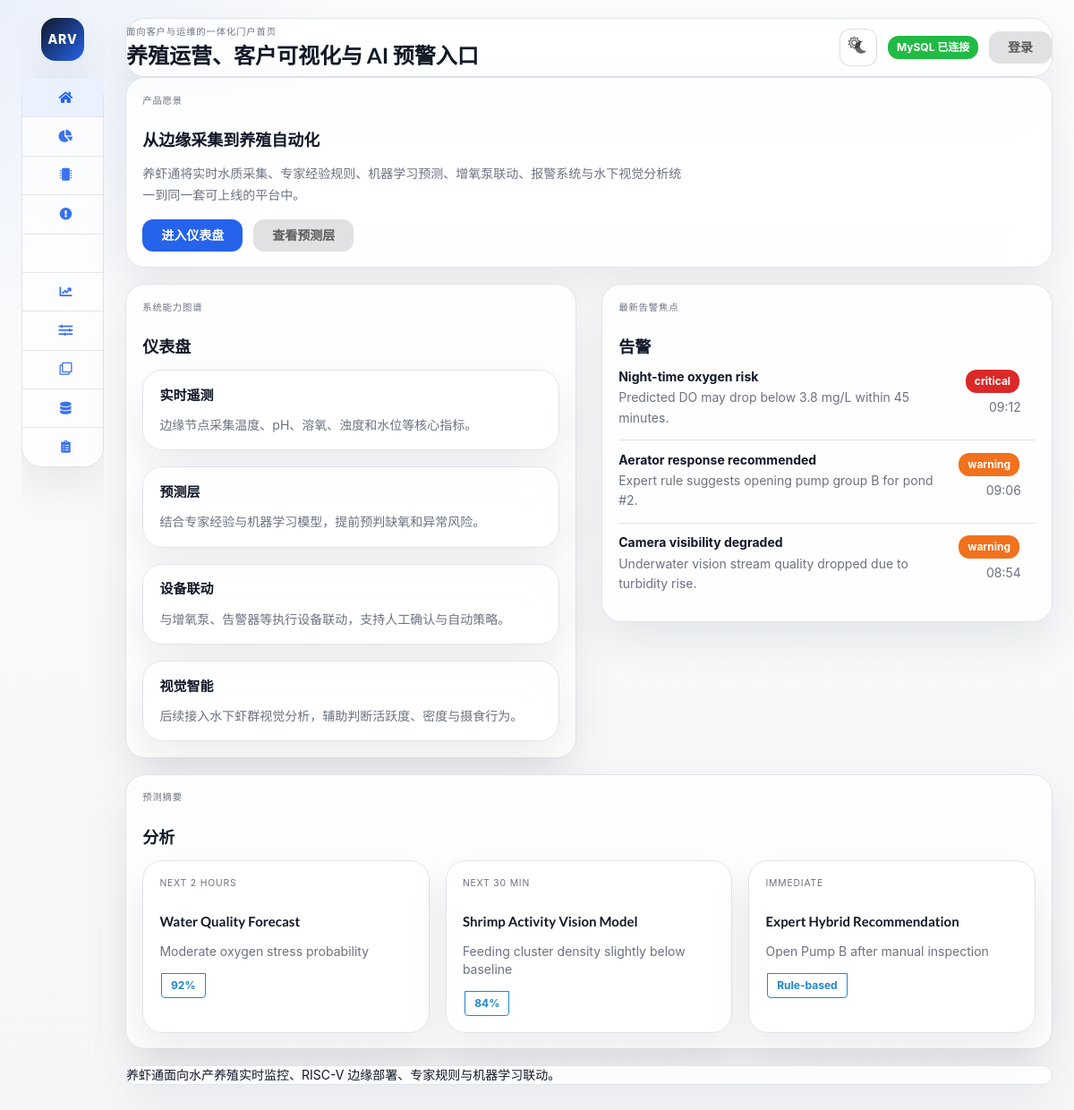
The page / on the database its author committed.
### tables this page shows
CREATE TABLE IF NOT EXISTS alerts (
	id INT AUTO_INCREMENT PRIMARY KEY,
	severity VARCHAR(32) NOT NULL,
	title VARCHAR(120) NOT NULL,
	message TEXT NOT NULL,
	alert_time VARCHAR(16) NOT NULL,
	created_at TIMESTAMP DEFAULT CURRENT_TIMESTAMP
);

CREATE TABLE IF NOT EXISTS predictions (
	id INT AUTO_INCREMENT PRIMARY KEY,
	model_name VARCHAR(120) NOT NULL,
	forecast_window VARCHAR(64) NOT NULL,
	prediction_result VARCHAR(255) NOT NULL,
	confidence VARCHAR(64) NOT NULL,
	created_at TIMESTAMP DEFAULT CURRENT_TIMESTAMP
);

### app/lib/i18n.php (called while the page is built, shortened)
<?php
function current_locale()
{
	return 'zh-CN';
}
function t($key)
{
	$locale = current_locale();
	$catalog = translation_catalog();
	if (isset($catalog[$locale][$key]))
		return $catalog[$locale][$key];
	return $key;
}
function translation_catalog()
{
	return include __DIR__ . '/../translations.php';
}

### app/lib/helpers.php (called while the page is built, shortened)
<?php
function asset_url($path)
{
	return 'assets/' . ltrim($path, '/');
}
function nav_is_active($current_page, $target_page)
{
	return $current_page === $target_page ? 'active' : '';
}
function nav_icon($target_page)
{
	$map = [
		'home' => 'home',
		'dashboard' => 'chart pie',
		'devices' => 'microchip',
		'alerts' => 'warning circle',
		'analytics' => 'project diagram',
		'history' => 'chart line',
		'control' => 'sliders horizontal',
		'cards' => 'clone outline',
		'backup' => 'database',
		'logs' => 'clipboard list',
	];
	return isset($map[$target_page]) ? $map[$target_page] : 'circle';
}
function h($value)
{
	return htmlspecialchars((string) $value, ENT_QUOTES, 'UTF-8');
}
function semantic_label_class($status)
{
	$status = strtolower((string) $status);
	if ($status === 'critical' || $status === 'offline' || $status === 'error')
		return 'red';
	if ($status === 'warning' || $status === 'maintenance')
		return 'orange';
	if ($status === 'healthy' || $status === 'online' || $status === 'normal' || $status === 'queued' || $status === 'sent' || $status === 'success')
		return 'green';
	return 'grey';
}
function current_theme()
{
	return isset($_SESSION['theme']) ? $_SESSION['theme'] : 'day';
}
function body_theme_class()
{
	return current_theme() === 'night' ? 'theme-night' : 'theme-day';
}
function body_theme_name()
{
	return current_theme() === 'night' ? 'dark' : 'light';
}
function current_url_path()
{
	$script = isset($_SERVER['PHP_SELF']) ? basename((string) $_SERVER['PHP_SELF']) : 'index.php';
	return $script;
}
function theme_switch_url($theme)
{
	$query = $_GET;
	$query['theme'] = $theme;
	return current_url_path() . '?' . http_build_query($query);
}
function next_theme()
{
	return current_theme() === 'night' ? 'day' : 'night';
}
function next_theme_url()
{
	return theme_switch_url(next_theme());
}
function url_with_locale($path, array $extra = [])
{
	$params = array_merge(['lang' => current_locale()], $extra);
	return $path . '?' . http_build_query($params);
}

### app/lib/db.php (called while the page is built)
<?php
function get_pdo(array $config)
{
	static $pdo = null;
	if ($pdo !== null) {
		return $pdo;
	}
	$dsns = [];
	if (isset($config['db']['unix_socket']) && $config['db']['unix_socket'] !== '') {
		$dsns[] = sprintf(
			'mysql:unix_socket=%s;dbname=%s;charset=%s',
			$config['db']['unix_socket'],
			$config['db']['database'],
			$config['db']['charset']
		);
	}
	$dsns[] = sprintf(
		'mysql:host=%s;port=%d;dbname=%s;charset=%s',
		$config['db']['host'],
		$config['db']['port'],
		$config['db']['database'],
		$config['db']['charset']
	);
	$pdo = false;
	foreach ($dsns as $dsn) {
		try {
			$pdo = new PDO(
				$dsn,
				$config['db']['username'],
				$config['db']['password'],
				[
					PDO::ATTR_ERRMODE => PDO::ERRMODE_EXCEPTION,
					PDO::ATTR_DEFAULT_FETCH_MODE => PDO::FETCH_ASSOC,
				]
			);
			break;
		} catch (Throwable $exception) {
			$pdo = false;
		}
	}
	return $pdo;
}
function database_is_available(array $config)
{
	return get_pdo($config) !== false;
}

### app/lib/auth.php (called while the page is built, shortened)
<?php
function current_user()
{
	return isset($_SESSION['auth_user']) ? $_SESSION['auth_user'] : null;
}

### app/lib/repositories.php (called while the page is built, shortened)
<?php
function fetch_alerts(array $config)
{
	$pdo = get_pdo($config);
	try {
		$rows = $pdo->query(
			"SELECT severity, title, message, alert_time AS time
			 FROM alerts
			 ORDER BY created_at DESC
			 LIMIT 8"
		)->fetchAll();
	} catch (Throwable $exception) {
		return sample_alerts_data();
	}
	return $rows ?: sample_alerts_data();
}
function fetch_predictions(array $config)
{
	$pdo = get_pdo($config);
	try {
		$rows = $pdo->query(
			"SELECT model_name AS model, forecast_window AS window, prediction_result AS result, confidence
			 FROM predictions
			 ORDER BY created_at DESC
			 LIMIT 6"
		)->fetchAll();
	} catch (Throwable $exception) {
		return sample_predictions_data();
	}
	return $rows ?: sample_predictions_data();
}

### public/index.php (the view, shortened to what this page needs)
<?php
require_once __DIR__ . '/../app/bootstrap.php';
$current_page = 'home';
$page_heading = t('overview_title');
$page_tagline = t('overview_tagline');
$alerts = fetch_alerts($config);
$predictions = fetch_predictions($config);
require __DIR__ . '/partials/header.php';
?>
<div class="portal-stack">
	<section class="ui segment card dashboard">
		<div class="ui stackable two column grid">
			<div class="ten wide column">
				<p class="portal-eyebrow"><?= h(t('production_vision')); ?></p>
				<h3><?= h(t('vision_heading')); ?></h3>
				<p class="dashboard-copy"><?= h(t('vision_body')); ?></p>
				<div class="dashboard-actions">
					<a class="ui primary button" href="<?= h(url_with_locale('dashboard.php')); ?>"><?= h(t('open_dashboard')); ?></a>
					<a class="ui button" href="<?= h(url_with_locale('analytics.php')); ?>"><?= h(t('view_prediction_layer')); ?></a>
				</div>
			</div>
			<div class="six wide column">
			</div>
		</div>
	</section>
	<div class="ui stackable two column grid portal-section">
		<div class="column">
			<section class="ui segment card dashboard">
				<div class="dashboard-header">
					<div>
						<p class="portal-eyebrow"><?= h(t('system_capability_map')); ?></p>
						<h3><?= h(t('nav_dashboard')); ?></h3>
					</div>
				</div>
				<div class="dashboard-card-grid">
					<div class="ui segment card dashboard">
						<h4><?= h(t('telemetry')); ?></h4>
						<p class="portal-muted"><?= h(t('telemetry_desc')); ?></p>
					</div>
					<div class="ui segment card dashboard">
						<h4><?= h(t('prediction')); ?></h4>
						<p class="portal-muted"><?= h(t('prediction_desc')); ?></p>
					</div>
					<div class="ui segment card dashboard">
						<h4><?= h(t('actuation')); ?></h4>
						<p class="portal-muted"><?= h(t('actuation_desc')); ?></p>
					</div>
					<div class="ui segment card dashboard">
						<h4><?= h(t('visual_intelligence')); ?></h4>
						<p class="portal-muted"><?= h(t('visual_desc')); ?></p>
					</div>
				</div>
			</section>
		</div>
		<div class="column">
			<section class="ui segment card dashboard">
				<div class="dashboard-header">
					<div>
						<p class="portal-eyebrow"><?= h(t('latest_alert_focus')); ?></p>
						<h3><?= h(t('nav_alerts')); ?></h3>
					</div>
				</div>
				<div class="ui list portal-info-list">
					<?php foreach ($alerts as $alert): ?>
						<div class="item">
							<div class="portal-info-main">
								<strong><?= h($alert['title']); ?></strong>
								<p><?= h($alert['message']); ?></p>
							</div>
							<div class="portal-info-side">
								<div class="ui <?= h(semantic_label_class($alert['severity'])); ?> label"><?= h($alert['severity']); ?></div>
								<div><?= h($alert['time']); ?></div>
							</div>
						</div>
					<?php endforeach; ?>
				</div>
			</section>
		</div>
	</div>
	<section class="ui segment card dashboard portal-section">
		<div class="dashboard-header">
			<div>
				<p class="portal-eyebrow"><?= h(t('prediction_snapshot')); ?></p>
				<h3><?= h(t('nav_analytics')); ?></h3>
			</div>
		</div>
		<div class="dashboard-card-grid">
			<?php foreach ($predictions as $prediction): ?>
				<div class="ui segment card dashboard">
					<p class="portal-eyebrow"><?= h($prediction['window']); ?></p>
					<h4><?= h($prediction['model']); ?></h4>
					<p class="portal-muted"><?= h($prediction['result']); ?></p>
					<span class="ui blue basic label"><?= h($prediction['confidence']); ?></span>
				</div>
			<?php endforeach; ?>
		</div>
	</section>
</div>
<?php require __DIR__ . '/partials/footer.php'; ?>

### public/partials/header.php (shortened to what this page needs)
<?php
$user = current_user();
?>
<!DOCTYPE html>
<html lang="<?= h(current_locale()); ?>">
<head>
	<link rel="stylesheet" href="https://cdn.jsdelivr.net/npm/semantic-ui@2.5.0/dist/semantic.min.css">
	<link rel="stylesheet" href="<?= h(asset_url('css/styles.css')); ?>">
</head>
<body class="<?= h(body_theme_class()); ?>" data-theme="<?= h(body_theme_name()); ?>">
	<div class="portal-shell">
		<div class="ui grid portal-grid">
			<div class="four wide computer five wide large screen sixteen wide mobile column portal-sidebar-column">
				<aside class="portal-sidebar">
					<div class="brand-block">
						<div class="brand-mark">ARV</div>
					</div>
					<div class="ui vertical fluid menu portal-menu">
						<a class="item <?= h(nav_is_active($current_page, 'home')); ?>" href="<?= h(url_with_locale('index.php')); ?>"><i class="<?= h(nav_icon('home')); ?> icon"></i><span><?= h(t('nav_overview')); ?></span></a>
						<a class="item <?= h(nav_is_active($current_page, 'dashboard')); ?>" href="<?= h(url_with_locale('dashboard.php')); ?>"><i class="<?= h(nav_icon('dashboard')); ?> icon"></i><span><?= h(t('nav_dashboard')); ?></span></a>
						<a class="item <?= h(nav_is_active($current_page, 'devices')); ?>" href="<?= h(url_with_locale('devices.php')); ?>"><i class="<?= h(nav_icon('devices')); ?> icon"></i><span><?= h(t('nav_devices')); ?></span></a>
						<a class="item <?= h(nav_is_active($current_page, 'alerts')); ?>" href="<?= h(url_with_locale('alerts.php')); ?>"><i class="<?= h(nav_icon('alerts')); ?> icon"></i><span><?= h(t('nav_alerts')); ?></span></a>
						<a class="item <?= h(nav_is_active($current_page, 'analytics')); ?>" href="<?= h(url_with_locale('analytics.php')); ?>"><i class="<?= h(nav_icon('analytics')); ?> icon"></i><span><?= h(t('nav_analytics')); ?></span></a>
						<a class="item <?= h(nav_is_active($current_page, 'history')); ?>" href="<?= h(url_with_locale('history.php')); ?>"><i class="<?= h(nav_icon('history')); ?> icon"></i><span><?= h(t('nav_history')); ?></span></a>
						<a class="item <?= h(nav_is_active($current_page, 'control')); ?>" href="<?= h(url_with_locale('control.php')); ?>"><i class="<?= h(nav_icon('control')); ?> icon"></i><span><?= h(t('nav_control')); ?></span></a>
						<a class="item <?= h(nav_is_active($current_page, 'cards')); ?>" href="<?= h(url_with_locale('cards.php')); ?>"><i class="<?= h(nav_icon('cards')); ?> icon"></i><span><?= h(t('nav_cards')); ?></span></a>
						<a class="item <?= h(nav_is_active($current_page, 'backup')); ?>" href="<?= h(url_with_locale('backup.php')); ?>"><i class="<?= h(nav_icon('backup')); ?> icon"></i><span><?= h(t('nav_backup')); ?></span></a>
						<a class="item <?= h(nav_is_active($current_page, 'logs')); ?>" href="<?= h(url_with_locale('logs.php')); ?>"><i class="<?= h(nav_icon('logs')); ?> icon"></i><span><?= h(t('nav_logs')); ?></span></a>
					</div>
				</aside>
			</div>
			<div class="twelve wide computer eleven wide large screen sixteen wide mobile column portal-main-column">
				<main class="portal-main">
					<div class="ui segment card portal-topbar">
						<div class="portal-topbar-row">
							<div class="portal-title-row">
								<div>
									<p class="portal-eyebrow"><?= h($page_tagline); ?></p>
									<h2><?= h($page_heading); ?></h2>
								</div>
							</div>
							<div class="portal-toolbar">
								<a class="ui icon basic button portal-theme-button" href="<?= h(next_theme_url()); ?>" aria-label="<?= h(current_theme() === 'night' ? t('theme_day') : t('theme_night')); ?>">
									<span class="theme-icon-stack" aria-hidden="true">
										<i class="sun outline icon theme-sun"></i>
										<i class="moon icon theme-moon"></i>
									</span>
								</a>
								<span class="ui <?= h(semantic_label_class(database_is_available($config) ? 'success' : 'warning')); ?> label"><?= database_is_available($config) ? h(t('db_connected')) : h(t('sample_mode')); ?></span>
								<?php if ($user !== null): ?>
									<div class="ui compact menu portal-user-menu">
										<div class="item"><?= h($user['display_name']); ?></div>
										<a class="item" href="<?= h(url_with_locale('logout.php')); ?>"><?= h(t('nav_logout')); ?></a>
									</div>
								<?php else: ?>
									<a class="ui button" href="<?= h(url_with_locale('login.php')); ?>"><?= h(t('nav_login')); ?></a>
								<?php endif; ?>
							</div>
						</div>
					</div>

### public/partials/footer.php (shortened to what this page needs)
					<footer class="portal-footer">
						<div class="ui segment card portal-footer-card">
							<p><?= h(t('footer_text')); ?></p>
						</div>
					</footer>
				</main>
			</div>
		</div>
	</div>
</body>
</html>

### rows shown on the page
alerts: title "Night-time oxygen risk", message "Predicted DO may drop below 3.8 mg/L within 45 minutes.", severity "critical", alert_time "09:12"
alerts: title "Aerator response recommended", message "Expert rule suggests opening pump group B for pond #2.", severity "warning", alert_time "09:06"
alerts: title "Camera visibility degraded", message "Underwater vision stream quality dropped due to turbidity rise.", severity "warning", alert_time "08:54"
predictions: forecast_window "NEXT 2 HOURS", model_name "Water Quality Forecast", prediction_result "Moderate oxygen stress probability", confidence "92%"
predictions: forecast_window "NEXT 30 MIN", model_name "Shrimp Activity Vision Model", prediction_result "Feeding cluster density slightly below baseline", confidence "84%"
predictions: forecast_window "IMMEDIATE", model_name "Expert Hybrid Recommendation", prediction_result "Open Pump B after manual inspection", confidence "Rule-based"

### other values the page prints
$page_tagline "面向客户与运维的一体化门户首页"
$page_heading "养殖运营、客户可视化与 AI 预警入口"
t('db_connected') "MySQL 已连接"
t('nav_login') "登录"
t('production_vision') "产品愿景"
t('vision_heading') "从边缘采集到养殖自动化"
t('vision_body') "养虾通将实时水质采集、专家经验规则、机器学习预测、增氧泵联动、报警系统与水下视觉分析统一到同一套可上线的平台中。"
t('open_dashboard') "进入仪表盘"
t('view_prediction_layer') "查看预测层"
t('system_capability_map') "系统能力图谱"
t('nav_dashboard') "仪表盘"
t('telemetry') "实时遥测"
t('telemetry_desc') "边缘节点采集温度、pH、溶氧、浊度和水位等核心指标。"
t('prediction') "预测层"
t('prediction_desc') "结合专家经验与机器学习模型，提前预判缺氧和异常风险。"
